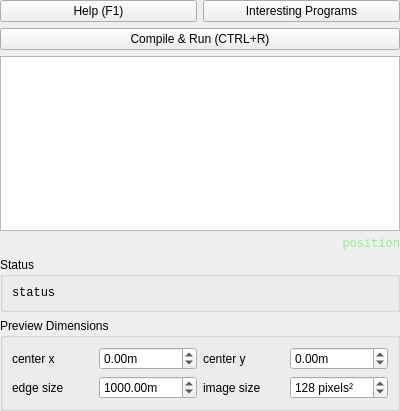
<?xml version="1.0" encoding="UTF-8"?>
<ui version="4.0">
 <class>QuatschEditor</class>
 <widget class="QWidget" name="QuatschEditor">
  <property name="geometry">
   <rect>
    <x>0</x>
    <y>0</y>
    <width>400</width>
    <height>411</height>
   </rect>
  </property>
  <property name="minimumSize">
   <size>
    <width>64</width>
    <height>128</height>
   </size>
  </property>
  <property name="windowTitle">
   <string>Form</string>
  </property>
  <layout class="QGridLayout" name="gridLayout">
   <property name="margin">
    <number>0</number>
   </property>
   <item row="4" column="1" colspan="2">
    <widget class="QTextEdit" name="edit">
     <property name="sizePolicy">
      <sizepolicy hsizetype="Expanding" vsizetype="Expanding">
       <horstretch>0</horstretch>
       <verstretch>0</verstretch>
      </sizepolicy>
     </property>
     <property name="lineWrapMode">
      <enum>QTextEdit::NoWrap</enum>
     </property>
     <property name="tabStopWidth">
      <number>40</number>
     </property>
     <property name="acceptRichText">
      <bool>false</bool>
     </property>
    </widget>
   </item>
   <item row="7" column="1" colspan="2">
    <widget class="QGroupBox" name="groupBox">
     <property name="title">
      <string>Preview Dimensions</string>
     </property>
     <layout class="QGridLayout" name="gridLayout_2">
      <item row="0" column="0">
       <widget class="QLabel" name="label">
        <property name="text">
         <string>center x</string>
        </property>
       </widget>
      </item>
      <item row="0" column="1">
       <widget class="QDoubleSpinBox" name="centerX">
        <property name="suffix">
         <string>m</string>
        </property>
        <property name="minimum">
         <double>-429496796.000000000000000</double>
        </property>
        <property name="maximum">
         <double>429496796.000000000000000</double>
        </property>
        <property name="value">
         <double>0.000000000000000</double>
        </property>
       </widget>
      </item>
      <item row="0" column="2">
       <widget class="QLabel" name="label_2">
        <property name="text">
         <string>center y</string>
        </property>
       </widget>
      </item>
      <item row="0" column="3">
       <widget class="QDoubleSpinBox" name="centerY">
        <property name="suffix">
         <string>m</string>
        </property>
        <property name="minimum">
         <double>-429496796.000000000000000</double>
        </property>
        <property name="maximum">
         <double>429496796.000000000000000</double>
        </property>
        <property name="value">
         <double>0.000000000000000</double>
        </property>
       </widget>
      </item>
      <item row="1" column="0">
       <widget class="QLabel" name="label_3">
        <property name="text">
         <string>edge size</string>
        </property>
       </widget>
      </item>
      <item row="1" column="1">
       <widget class="QDoubleSpinBox" name="edgeSize">
        <property name="suffix">
         <string>m</string>
        </property>
        <property name="minimum">
         <double>-429496796.000000000000000</double>
        </property>
        <property name="maximum">
         <double>429496796.000000000000000</double>
        </property>
        <property name="value">
         <double>1000.000000000000000</double>
        </property>
       </widget>
      </item>
      <item row="1" column="2">
       <widget class="QLabel" name="label_4">
        <property name="text">
         <string>image size</string>
        </property>
       </widget>
      </item>
      <item row="1" column="3">
       <widget class="QSpinBox" name="imageSize">
        <property name="suffix">
         <string> pixels²</string>
        </property>
        <property name="minimum">
         <number>64</number>
        </property>
        <property name="maximum">
         <number>4096</number>
        </property>
        <property name="singleStep">
         <number>32</number>
        </property>
        <property name="value">
         <number>128</number>
        </property>
       </widget>
      </item>
     </layout>
    </widget>
   </item>
   <item row="6" column="1" colspan="2">
    <widget class="QGroupBox" name="groupBox_2">
     <property name="title">
      <string>Status</string>
     </property>
     <layout class="QHBoxLayout" name="horizontalLayout">
      <item>
       <widget class="QLabel" name="status">
        <property name="font">
         <font>
          <family>Monospace</family>
         </font>
        </property>
        <property name="text">
         <string>status</string>
        </property>
       </widget>
      </item>
     </layout>
    </widget>
   </item>
   <item row="5" column="2">
    <widget class="QLabel" name="position">
     <property name="font">
      <font>
       <family>Monospace</family>
      </font>
     </property>
     <property name="styleSheet">
      <string notr="true">color:lightgreen;</string>
     </property>
     <property name="text">
      <string>position</string>
     </property>
     <property name="alignment">
      <set>Qt::AlignRight|Qt::AlignTrailing|Qt::AlignVCenter</set>
     </property>
    </widget>
   </item>
   <item row="3" column="1" colspan="2">
    <widget class="QPushButton" name="compileAndRunButton">
     <property name="text">
      <string>Compile &amp;&amp; Run (CTRL+R)</string>
     </property>
     <property name="icon">
      <iconset resource="../../SimplexGui/resources.qrc">
       <normaloff>:/playStopPauseEtc/resources/nuove_play_24x24.png</normaloff>:/playStopPauseEtc/resources/nuove_play_24x24.png</iconset>
     </property>
     <property name="shortcut">
      <string>Ctrl+R</string>
     </property>
    </widget>
   </item>
   <item row="2" column="1">
    <widget class="QPushButton" name="help">
     <property name="text">
      <string>Help (F1)</string>
     </property>
     <property name="shortcut">
      <string>F1</string>
     </property>
    </widget>
   </item>
   <item row="2" column="2">
    <widget class="QPushButton" name="interestingPrograms">
     <property name="text">
      <string>Interesting Programs</string>
     </property>
    </widget>
   </item>
  </layout>
 </widget>
 <resources>
  <include location="../../SimplexGui/resources.qrc"/>
 </resources>
 <connections/>
</ui>
